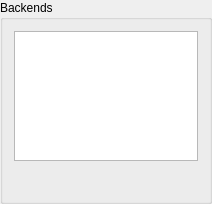
<?xml version="1.0" encoding="UTF-8"?>
<ui version="4.0">
 <class>BackendsGroupBox</class>
 <widget class="QGroupBox" name="BackendsGroupBox">
  <property name="geometry">
   <rect>
    <x>0</x>
    <y>0</y>
    <width>212</width>
    <height>204</height>
   </rect>
  </property>
  <property name="title">
   <string notr="true">Backends</string>
  </property>
  <layout class="QVBoxLayout" name="verticalLayout">
   <item>
    <widget class="QListWidget" name="listWidget"/>
   </item>
   <item>
    <layout class="QHBoxLayout" name="horizontalLayout">
     <item>
      <spacer name="horizontalSpacer">
       <property name="orientation">
        <enum>Qt::Horizontal</enum>
       </property>
       <property name="sizeHint" stdset="0">
        <size>
         <width>40</width>
         <height>20</height>
        </size>
       </property>
      </spacer>
     </item>
     <item>
      <widget class="QToolButton" name="moveUpButton">
       <property name="text">
        <string/>
       </property>
       <property name="icon">
        <iconset theme="arrow-up">
         <normaloff/>
        </iconset>
       </property>
       <property name="autoRaise">
        <bool>true</bool>
       </property>
      </widget>
     </item>
     <item>
      <spacer name="horizontalSpacer_2">
       <property name="orientation">
        <enum>Qt::Horizontal</enum>
       </property>
       <property name="sizeHint" stdset="0">
        <size>
         <width>40</width>
         <height>20</height>
        </size>
       </property>
      </spacer>
     </item>
     <item>
      <widget class="QToolButton" name="moveDownButton">
       <property name="text">
        <string/>
       </property>
       <property name="icon">
        <iconset theme="arrow-down">
         <normaloff/>
        </iconset>
       </property>
       <property name="autoRaise">
        <bool>true</bool>
       </property>
      </widget>
     </item>
     <item>
      <spacer name="horizontalSpacer_3">
       <property name="orientation">
        <enum>Qt::Horizontal</enum>
       </property>
       <property name="sizeHint" stdset="0">
        <size>
         <width>40</width>
         <height>20</height>
        </size>
       </property>
      </spacer>
     </item>
     <item>
      <widget class="QToolButton" name="configureButton">
       <property name="text">
        <string/>
       </property>
       <property name="icon">
        <iconset theme="configure">
         <normaloff/>
        </iconset>
       </property>
       <property name="autoRaise">
        <bool>true</bool>
       </property>
      </widget>
     </item>
     <item>
      <spacer name="horizontalSpacer_4">
       <property name="orientation">
        <enum>Qt::Horizontal</enum>
       </property>
       <property name="sizeHint" stdset="0">
        <size>
         <width>40</width>
         <height>20</height>
        </size>
       </property>
      </spacer>
     </item>
     <item>
      <widget class="QToolButton" name="aboutButton">
       <property name="text">
        <string/>
       </property>
       <property name="icon">
        <iconset theme="help-about">
         <normaloff/>
        </iconset>
       </property>
       <property name="autoRaise">
        <bool>true</bool>
       </property>
      </widget>
     </item>
     <item>
      <spacer name="horizontalSpacer_5">
       <property name="orientation">
        <enum>Qt::Horizontal</enum>
       </property>
       <property name="sizeHint" stdset="0">
        <size>
         <width>40</width>
         <height>20</height>
        </size>
       </property>
      </spacer>
     </item>
    </layout>
   </item>
  </layout>
 </widget>
 <resources/>
 <connections/>
</ui>
